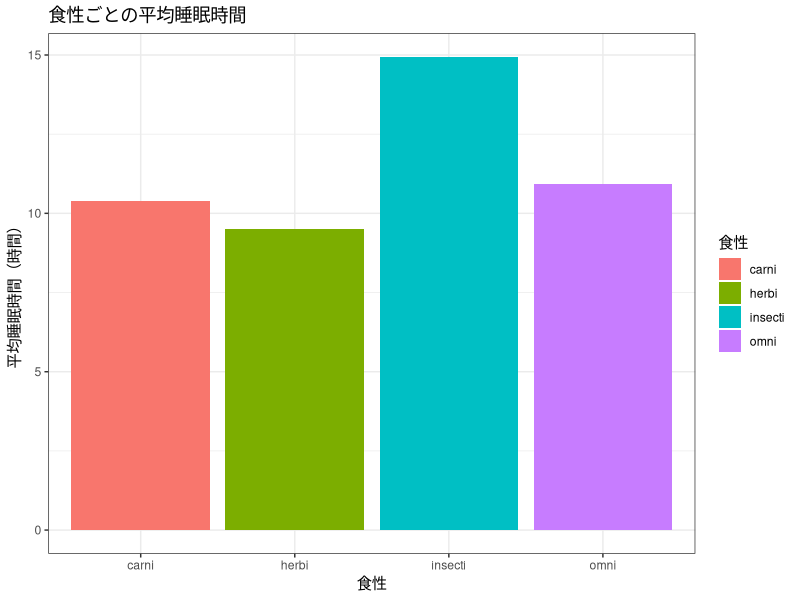
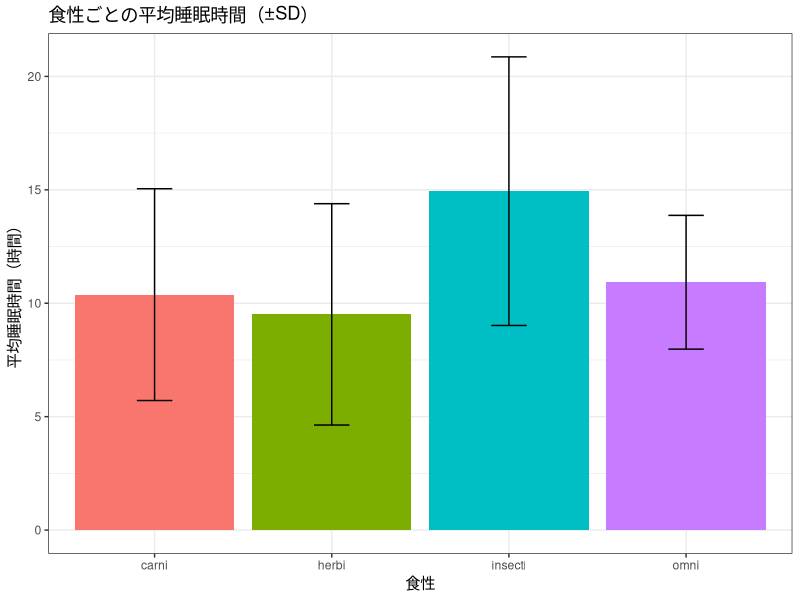

Source code (R) for these figures, in order:
## ---- chunk 1
knitr::opts_chunk$set(echo = TRUE, warning = FALSE, message = FALSE)
library(tidyverse)

# 図の日本語が文字化けしないようにする（ragg があるときだけ有効にする）
if (requireNamespace("ragg", quietly = TRUE)) {
  knitr::opts_chunk$set(dev = "ragg_png")
}
## ---- chunk 2
# msleep の全体の睡眠時間の平均
msleep |>
  summarise(mean_sleep = mean(sleep_total, na.rm = TRUE))
## ---- chunk 3
# 複数の統計量をまとめて計算
msleep |>
  summarise(
    n = n(),
    mean_sleep = mean(sleep_total, na.rm = TRUE),
    sd_sleep   = sd(sleep_total, na.rm = TRUE),
    min_sleep  = min(sleep_total, na.rm = TRUE),
    max_sleep  = max(sleep_total, na.rm = TRUE)
  )
## ---- chunk 4
# 食性（vore）ごとの平均睡眠時間
msleep |>
  group_by(vore) |>
  summarise(
    n = n(),
    mean_sleep = mean(sleep_total, na.rm = TRUE),
    sd_sleep   = sd(sleep_total, na.rm = TRUE)
  )
## ---- chunk 5
# irisデータ：種ごとの平均と標準偏差
iris |>
  group_by(Species) |>
  summarise(
    n = n(),
    mean_sepal = mean(Sepal.Length),
    sd_sepal   = sd(Sepal.Length),
    mean_petal = mean(Petal.Length),
    sd_petal   = sd(Petal.Length)
  )
## ---- chunk 6
# 食性ごとの件数
msleep |>
  count(vore)
## ---- chunk 7
# 降順で並べる
msleep |>
  count(vore, sort = TRUE)
## ---- chunk 8
# 集計データを作成
sleep_summary <- msleep |>
  filter(!is.na(vore)) |>
  group_by(vore) |>
  summarise(
    mean_sleep = mean(sleep_total, na.rm = TRUE),
    sd_sleep   = sd(sleep_total, na.rm = TRUE),
    n          = n()
  )

# 棒グラフ（geom_col で集計済みデータを使う）
ggplot(sleep_summary, aes(x = vore, y = mean_sleep, fill = vore)) +
  geom_col() +
  labs(title = "食性ごとの平均睡眠時間",
       x = "食性", y = "平均睡眠時間（時間）",
       fill = "食性") +
  theme_bw()
## ---- chunk 9
ggplot(sleep_summary, aes(x = vore, y = mean_sleep, fill = vore)) +
  geom_col() +
  geom_errorbar(aes(ymin = mean_sleep - sd_sleep,
                    ymax = mean_sleep + sd_sleep),
                width = 0.2) +
  labs(title = "食性ごとの平均睡眠時間（±SD）",
       x = "食性", y = "平均睡眠時間（時間）") +
  theme_bw() +
  theme(legend.position = "none")
## ---- chunk 10
# 欠損値がある列の確認
msleep |>
  summarise(across(everything(), ~ sum(is.na(.))))
## ---- chunk 11
# 欠損値を除いて集計（na.rm = TRUE）
msleep |>
  summarise(mean_rem = mean(sleep_rem, na.rm = TRUE))
## ---- chunk 12
# 欠損値のある行を除いてから集計
msleep |>
  filter(!is.na(sleep_rem)) |>
  group_by(vore) |>
  summarise(
    n = n(),
    mean_rem = mean(sleep_rem)
  )
